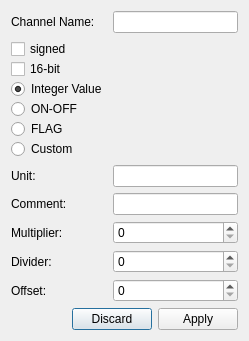
<?xml version="1.0" encoding="UTF-8"?>
<ui version="4.0">
 <class>NewChannelDialog</class>
 <widget class="QDialog" name="NewChannelDialog">
  <property name="geometry">
   <rect>
    <x>0</x>
    <y>0</y>
    <width>249</width>
    <height>309</height>
   </rect>
  </property>
  <property name="windowTitle">
   <string>Dialog</string>
  </property>
  <layout class="QVBoxLayout" name="verticalLayout_2">
   <item>
    <layout class="QGridLayout" name="gridLayout">
     <item row="0" column="0">
      <widget class="QLabel" name="label">
       <property name="text">
        <string>Channel Name:</string>
       </property>
      </widget>
     </item>
     <item row="0" column="1">
      <widget class="QLineEdit" name="lineEdit"/>
     </item>
     <item row="1" column="0">
      <layout class="QVBoxLayout" name="verticalLayout">
       <property name="spacing">
        <number>0</number>
       </property>
       <item>
        <widget class="QCheckBox" name="checkBox">
         <property name="text">
          <string>signed</string>
         </property>
        </widget>
       </item>
       <item>
        <widget class="QCheckBox" name="checkBox_2">
         <property name="text">
          <string>16-bit</string>
         </property>
        </widget>
       </item>
       <item>
        <widget class="QRadioButton" name="radioButton_4">
         <property name="text">
          <string>Integer Value</string>
         </property>
         <property name="checked">
          <bool>true</bool>
         </property>
        </widget>
       </item>
       <item>
        <widget class="QRadioButton" name="radioButton">
         <property name="text">
          <string>ON-OFF</string>
         </property>
        </widget>
       </item>
       <item>
        <widget class="QRadioButton" name="radioButton_2">
         <property name="text">
          <string>FLAG</string>
         </property>
        </widget>
       </item>
       <item>
        <widget class="QRadioButton" name="radioButton_3">
         <property name="text">
          <string>Custom</string>
         </property>
        </widget>
       </item>
      </layout>
     </item>
     <item row="2" column="0">
      <widget class="QLabel" name="label_2">
       <property name="text">
        <string>Unit:</string>
       </property>
      </widget>
     </item>
     <item row="2" column="1">
      <widget class="QLineEdit" name="lineEdit_2"/>
     </item>
     <item row="3" column="0">
      <widget class="QLabel" name="label_3">
       <property name="text">
        <string>Comment:</string>
       </property>
      </widget>
     </item>
     <item row="3" column="1">
      <widget class="QLineEdit" name="lineEdit_3"/>
     </item>
     <item row="4" column="0">
      <widget class="QLabel" name="label_4">
       <property name="text">
        <string>Multiplier:</string>
       </property>
      </widget>
     </item>
     <item row="4" column="1">
      <widget class="QSpinBox" name="spinBox"/>
     </item>
     <item row="5" column="0">
      <widget class="QLabel" name="label_5">
       <property name="text">
        <string>Divider:</string>
       </property>
      </widget>
     </item>
     <item row="5" column="1">
      <widget class="QSpinBox" name="spinBox_2"/>
     </item>
     <item row="6" column="0">
      <widget class="QLabel" name="label_6">
       <property name="text">
        <string>Offset:</string>
       </property>
      </widget>
     </item>
     <item row="6" column="1">
      <widget class="QSpinBox" name="spinBox_3"/>
     </item>
    </layout>
   </item>
   <item>
    <widget class="QDialogButtonBox" name="buttonBox">
     <property name="orientation">
      <enum>Qt::Horizontal</enum>
     </property>
     <property name="standardButtons">
      <set>QDialogButtonBox::Apply|QDialogButtonBox::Discard</set>
     </property>
    </widget>
   </item>
  </layout>
 </widget>
 <resources/>
 <connections>
  <connection>
   <sender>buttonBox</sender>
   <signal>accepted()</signal>
   <receiver>NewChannelDialog</receiver>
   <slot>accept()</slot>
   <hints>
    <hint type="sourcelabel">
     <x>248</x>
     <y>254</y>
    </hint>
    <hint type="destinationlabel">
     <x>157</x>
     <y>274</y>
    </hint>
   </hints>
  </connection>
  <connection>
   <sender>buttonBox</sender>
   <signal>rejected()</signal>
   <receiver>NewChannelDialog</receiver>
   <slot>reject()</slot>
   <hints>
    <hint type="sourcelabel">
     <x>316</x>
     <y>260</y>
    </hint>
    <hint type="destinationlabel">
     <x>286</x>
     <y>274</y>
    </hint>
   </hints>
  </connection>
 </connections>
</ui>
